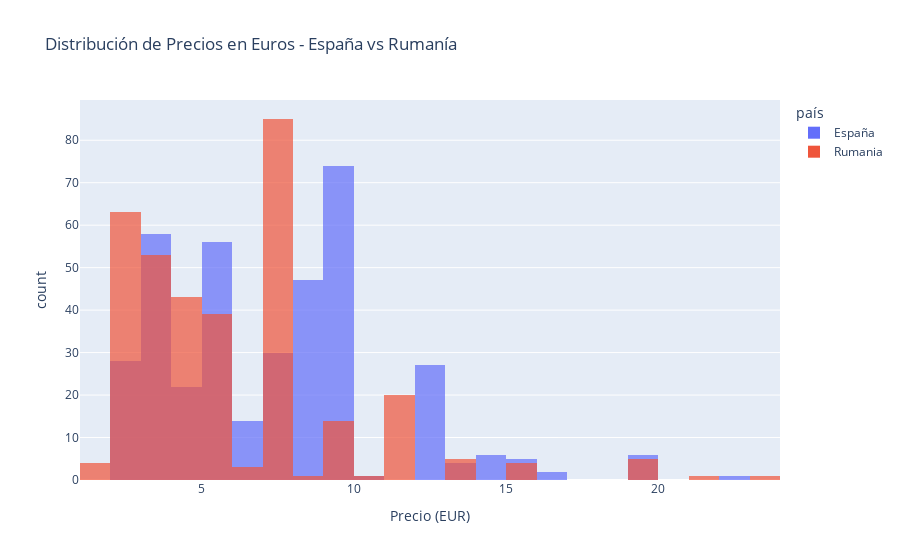

The code cell stored with this chart in its notebook:
### Code cell
# Histograma en euros (CÓDIGO COMPLETO Y CORREGIDO)
fig_hist_eur = px.histogram(
    df_es_ro_eur,
    x='precio_eur',
    color='país',
    nbins=30,
    title='Distribución de Precios en Euros - España vs Rumanía',
    barmode='overlay',
    opacity=0.7,
    labels={'precio_eur': 'Precio (EUR)'}
)
fig_hist_eur.show()

### Figure 1 — Plotly figure (JSON) as saved in the notebook; plotly's stock layout.template omitted (floating-point values rounded to 4 significant figures; data arrays with more than 128 entries replaced by an {"elided": "..."} marker saying what was removed)
{"data": [{"bingroup": "x", "hovertemplate": "país=España<br>Precio (EUR)=%{x}<br>count=%{y}<extra></extra>", "legendgroup": "España", "marker": {"color": "#636efa", "opacity": 0.7, "pattern": {"shape": ""}}, "name": "España", "nbinsx": 30, "orientation": "v", "showlegend": true, "type": "histogram", "x": {"elided": "381 float values"}, "xaxis": "x", "yaxis": "y"}, {"bingroup": "x", "hovertemplate": "país=Rumania<br>Precio (EUR)=%{x}<br>count=%{y}<extra></extra>", "legendgroup": "Rumania", "marker": {"color": "#EF553B", "opacity": 0.7, "pattern": {"shape": ""}}, "name": "Rumania", "nbinsx": 30, "orientation": "v", "showlegend": true, "type": "histogram", "x": {"elided": "342 float values"}, "xaxis": "x", "yaxis": "y"}], "layout": {"barmode": "overlay", "legend": {"title": {"text": "país"}, "tracegroupgap": 0}, "title": {"text": "Distribución de Precios en Euros - España vs Rumanía"}, "xaxis": {"anchor": "y", "domain": [0, 1], "title": {"text": "Precio (EUR)"}}, "yaxis": {"anchor": "x", "domain": [0, 1], "title": {"text": "count"}}}}
